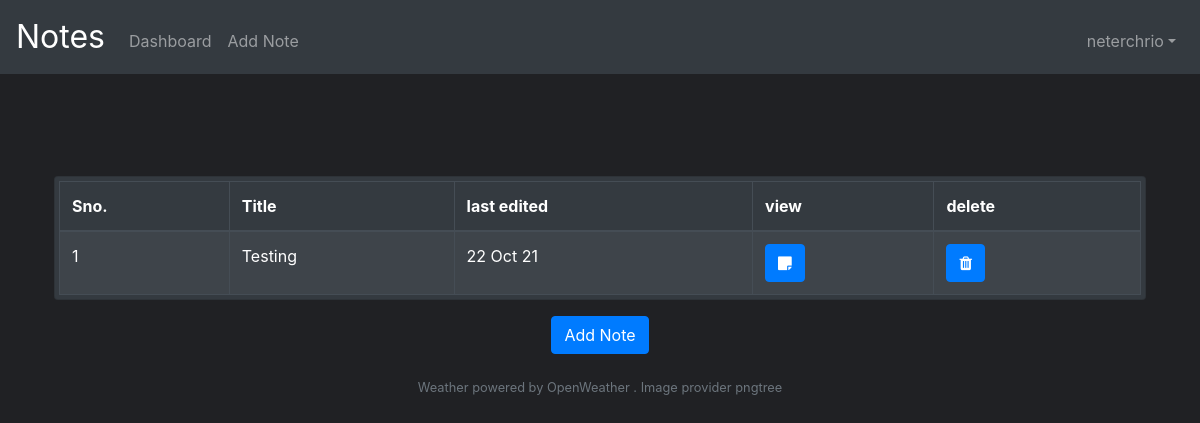
The page /dashboard (signed in) on the database as committed earlier.
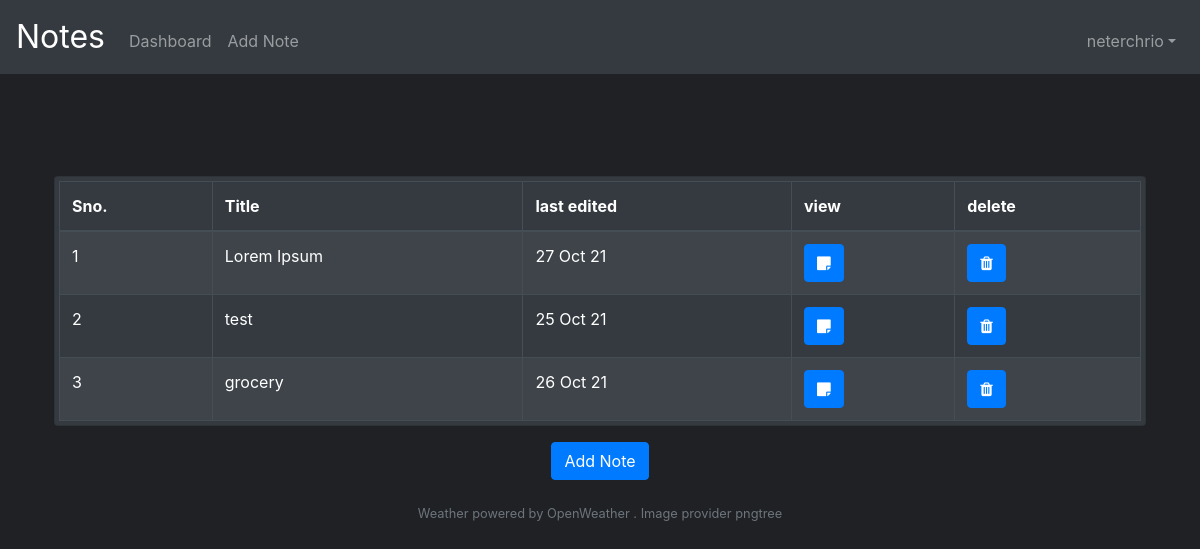
The same page on the database as committed later.
### tables this page shows
CREATE TABLE notes( 
noteid TEXT,
Userid INTEGER,
title TEXT NOT NULL,
note TEXT NOT NULL,
creation DATE DEFAULT (DATETIME('now','localtime')),
edited DATE DEFAULT (DATETIME('now','localtime')),
PRIMARY KEY(noteid),
FOREIGN KEY(Userid) REFERENCES users(id)
);

### app.py (the view)
@app.route("/dashboard", methods=["GET", "POST"])
@login_required
def dashboard():
    if request.method == "POST":
        if "add_note" in request.form:
            if request.form['add_note'] == 'True':
                return redirect("/add")
        if "view_button" in request.form:
            return redirect(url_for('.view', noteid = request.form['view_button'] ))
        db.execute(
            "DELETE FROM notes WHERE userid=? and noteid=?;",
            session["user_id"],
            request.form['submit_button']
        )
        flash(u'Note Deleted','alert')
        return redirect("/dashboard")
    else:
        headings = ("Sno.", "Title", "last edited", "view" , "delete ")
        data = db.execute(
            "SELECT noteid, title, edited FROM notes WHERE Userid = ?",
            session["user_id"]
        )
        if len(data) > 0:
            i = 0
            for row in data:
                i += 1
                row['count'] = i
        if (len(data)) == 0:
            return render_template("dashempty.html")
        return render_template("dash.html", headings=headings, data=data)

### app.py (called while the page is built)
@app.after_request
def after_request(response):
    response.headers["Cache-Control"] = "no-cache, no-store, must-revalidate"
    response.headers["Expires"] = 0
    response.headers["Pragma"] = "no-cache"
    return response

### helpers.py (called while the page is built)
def login_required(f):
    @wraps(f)
    def decorated_function(*args, **kwargs):
        if session.get("user_id") is None:
            return redirect("/login")
        return f(*args, **kwargs)
    return decorated_function

def dateConvert(input):
    date_time = list(map(int,re.split('-| |:', input)))
    dt_tm = datetime.datetime(date_time[0], date_time[1], date_time[2], date_time[3], date_time[4], date_time[5])
    return dt_tm

def shortDate(input):
        return(dateConvert(input).strftime("%d %b %y"))

### templates/dash.html (shortened to what this page needs)
{% extends "layout.html" %}
{% block main %}
<div class="container">
    <div class="row align-items-center">
        <img src="/static/placeholder.png" id="celestialBody" aria-hidden="true" width='80' height="70"></img>
    </div>
    <div class="row align-items-center">
    </div>
</div>
<form action="/dashboard" method="post">
    <div class="card bg-dark p-1" id="tableCard">
        <table class="table table-striped table-bordered table-dark table-responsive-sm">
            <thead>
                <tr>
                    {% for header in headings %}
                    <th>{{ header }}</th>
                    {% endfor %}
                </tr>
            </thead>
            <tbody>
                {% for row in data %}
                <tr>
                    <td> {{row['count']}} </td>
                    <td> {{row['title']}} </td>
                    <td> {{row['edited'] | shortDate}} </td>
                    <td> <button class="btn btn-primary" type="submit" name="view_button" value="{{row['noteid']}}"><i
                                class="fa fa-sticky-note"></i></button> </td>
                    <td> <button class="btn btn-primary" type="submit" name="submit_button" value="{{row['noteid']}}"><i
                                class="fa fa-trash"></i></button></td>
                </tr>
                {% endfor %}
            </tbody>
        </table>
    </div>
    <button class="btn btn-primary" name="add_note" type="submit" value='True'>Add Note</button>
</form>
{% endblock %}

### templates/layout.html (shortened to what this page needs)
<!DOCTYPE html>
<html lang="en">
<head>
    <link rel="stylesheet" href="https://cdnjs.cloudflare.com/ajax/libs/font-awesome/4.7.0/css/font-awesome.min.css">
    <link rel="stylesheet" href="https://cdn.jsdelivr.net/npm/bootstrap@4.5.3/dist/css/bootstrap.min.css">
    <link href="/static/styles.css" rel="stylesheet">
</head>
<body>
    <nav class="navbar navbar-expand-md navbar-dark bg-dark ">
        <a class="navbar-brand" href="/">Notes</a>
        <div class="collapse navbar-collapse" id="navbar">
            {% if session.user_id %}
            <ul class="navbar-nav d-flex mt-2">
                <li class="nav-item"><a class="nav-link" href="/dashboard">Dashboard</a></li>
                <li class="nav-item"><a class="nav-link" href="/add">Add Note</a></li>
            </ul>
            <ul class="navbar-nav ml-auto mt-2">
                <li class="nav-item dropdown">
                    <a class="nav-link dropdown-toggle" href="#" id="navbarDropdown" role="button"
                        data-toggle="dropdown" aria-haspopup="true" aria-expanded="false">{{ session['username'] }}</a>
                </li>
            </ul>
            {% else %}
            <ul class="navbar-nav ml-auto mt-2">
                <li class="nav-item"><a class="nav-link" href="/register">Register</a></li>
                <li class="nav-item"><a class="nav-link" href="/login">Log In</a></li>
            </ul>
            {% endif %}
        </div>
    </nav>
    <main class="container p-4">
        {% block main %}{% endblock %}
    </main>
</body>
<footer class="small text-center text-muted">
    Weather powered by OpenWeather . Image provider pngtree
</footer>
</html>

### static/styles.css (style rules this page uses)
nav .navbar-brand { font-size: xx-large; }
main { overflow-x: auto; text-align: center; }
main img { max-width: 100%; }
main table { text-align: left; }
body { background: #202124; }
p, label, h1, h3, h2, h4, ul>li { color: #F9F9F9; }
.table { margin-bottom: 0; }
#tableCard { margin-bottom: 1rem; }

Rows that differ between the two databases and show on the page:
removed notes: count "1", title "Testing", edited|shortDate "22 Oct 21"
added notes: count "1", title "Lorem Ipsum", edited|shortDate "27 Oct 21"
added notes: count "2", title "test", edited|shortDate "25 Oct 21"
added notes: count "3", title "grocery", edited|shortDate "26 Oct 21"
